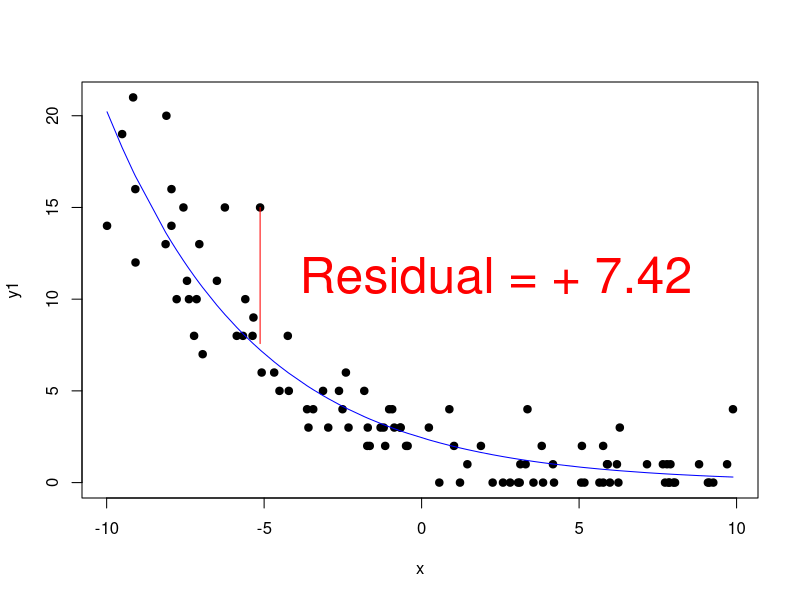
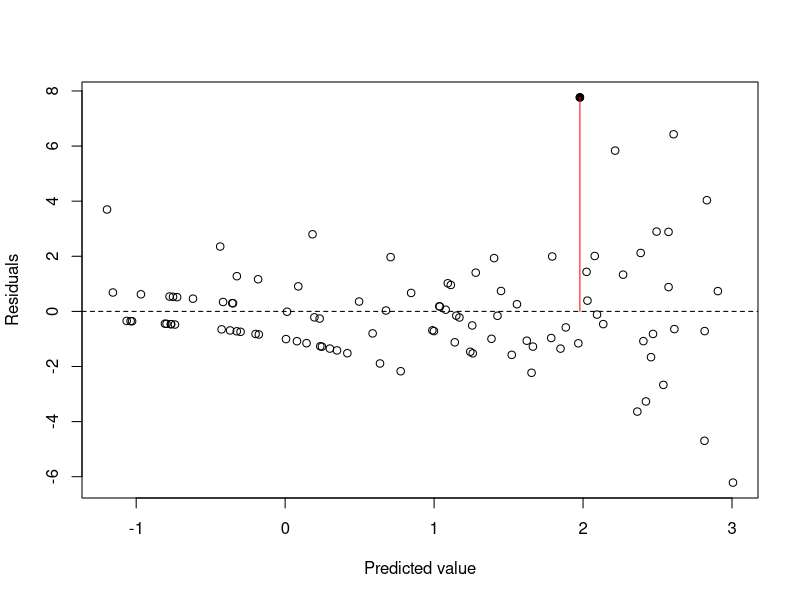
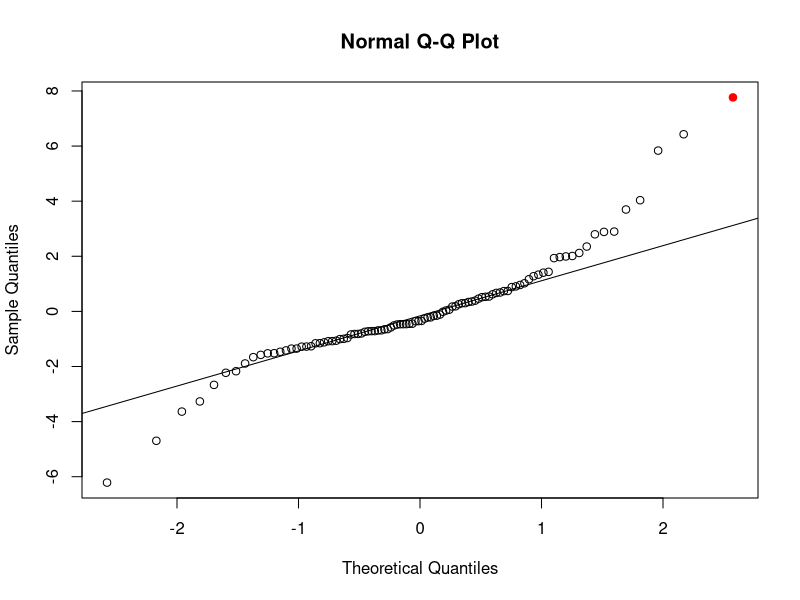
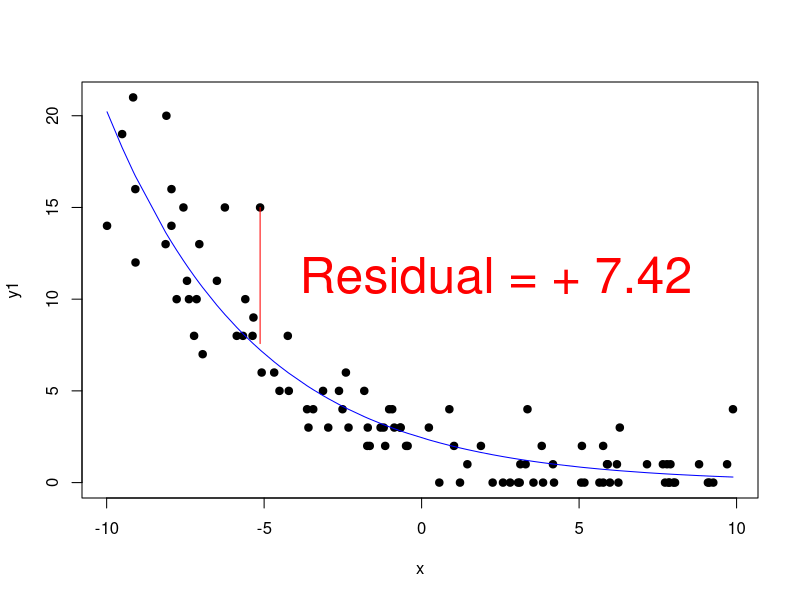
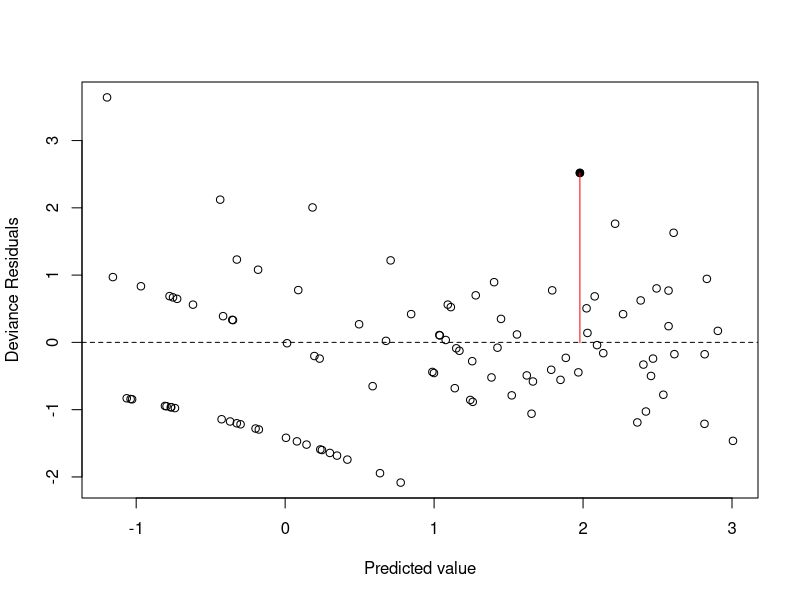
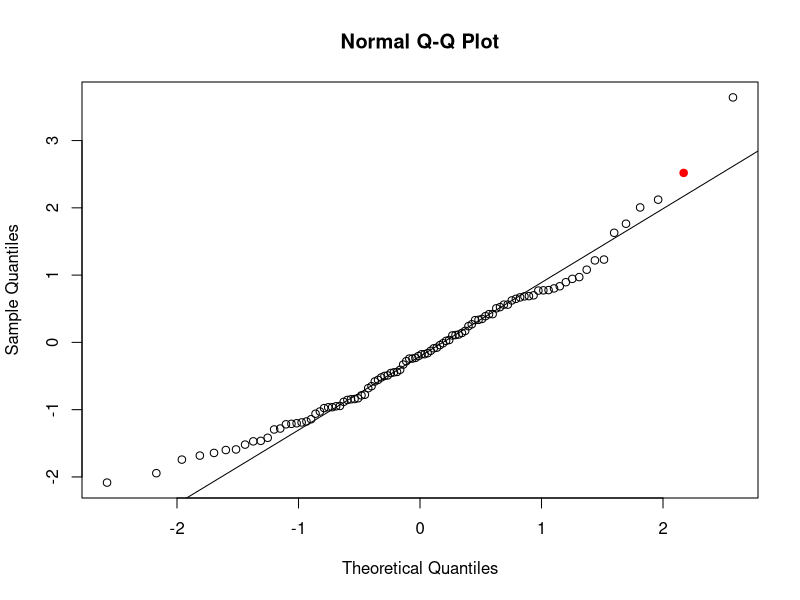
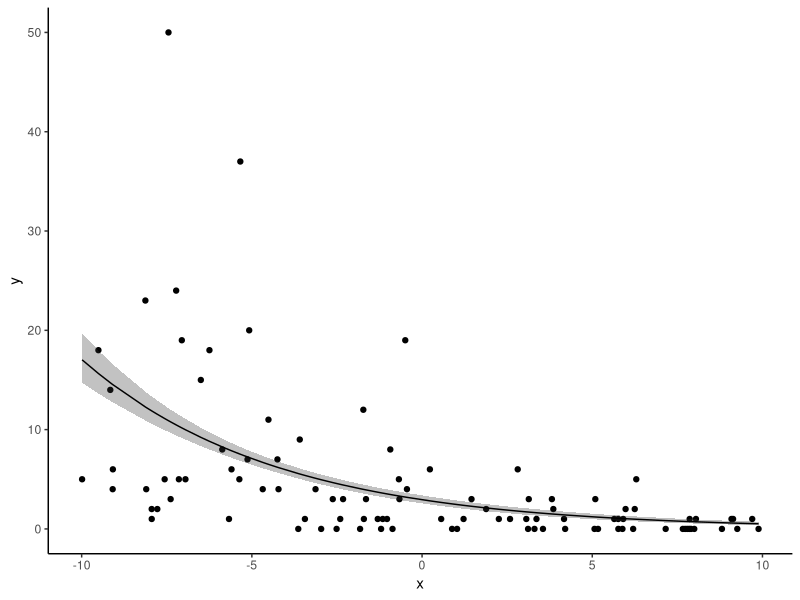
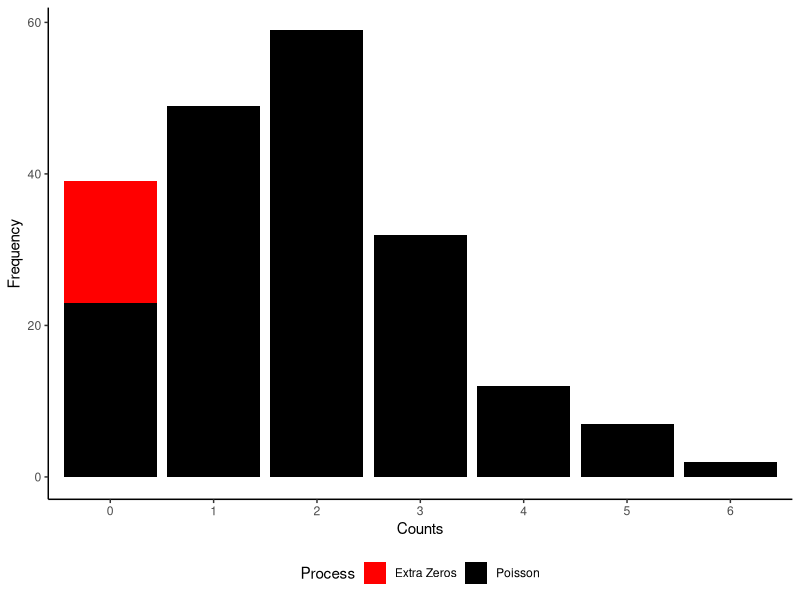

Reproduce these figures in R, in order.
## ---- chunk 1
#Trick to get smaller R code size with out resorting to LaTeX text sizes
def.chunk.hook  <- knitr::knit_hooks$get("chunk")
knitr::knit_hooks$set(chunk = function(x, options) {
  x <- def.chunk.hook(x, options)
  ifelse(options$size != "normalsize", paste0("\n \\", options$size,"\n\n", x, "\n\n \\normalsize"), x)
})

knitr::opts_chunk$set(echo = FALSE, eval = TRUE, message=TRUE, warning=TRUE, size = 'footnotesize')
library(MASS) #glm.nb
library(tidyverse)
theme_set(theme_classic())
library(ggpubr)
library(knitr)
# library(kableExtra)
# library(latex2exp)

set.seed(123)

#Functions
logit <- function(x) log(x/(1-x))
invLogit <- function(x) exp(x)/(1+exp(x))

#Generate data that violate lm assumptions:
n <- 100
x <- runif(n,-10,10)
yhat <- 1 - 0.2*x #Expected value
y0 <- yhat + rnorm(n,0,2) #OK
y1 <- rpois(n,exp(yhat))  #Poisson process
y2 <- rnbinom(n,mu=exp(yhat),size=1)  #NB process
# y2 <- rbinom(n,1,invLogit(yhat))  #Binomial process

d1 <- data.frame(x,yhat,y0,y1,y2) #Dataframe
rm(n,x,y0,y1,y2,yhat)

## ---- chunk 2
m1 <- glm(y1~x,data=d1,family='poisson')
plot(y1~x,data=d1,pch=19)
lines(sort(d1$x),exp(cbind(rep(1,nrow(d1)),sort(d1$x)) %*% coef(m1)),lwd=1,col='blue')
# x, yhat, y
resNo <- 81 #Line number to use as example
lines(rep(d1$x[resNo],2),c(exp(d1$yhat[resNo]),d1$y1[resNo]),col='red')
r1 <- d1$y1[resNo] - exp(d1$yhat[resNo])
text(x=d1$x[resNo],mean(c(exp(d1$yhat[resNo]),y=d1$y1[resNo])),
     labels=paste('Residual = +',round(r1,3)),adj=-0.1,col='red',cex=3)
## ---- chunk 3
plot(predict(m1),residuals(m1,type='response'),xlab='Predicted value',ylab='Residuals');abline(h=0,lty='dashed')
points(x=predict(m1)[resNo],y=residuals(m1,type='response')[resNo],col='black',pch=19)
lines(x=rep(predict(m1)[resNo],2),y=c(0,residuals(m1,type='response')[resNo]),col='red')
## ---- chunk 4
colVec <- rep('black',nrow(d1)); colVec[resNo] <- 'red'
pchVec <- rep(1,nrow(d1)); pchVec[resNo] <- 19
qqnorm(residuals(m1,type='response'),col=colVec,pch=pchVec); qqline(residuals(m1,type='response')) 

## ---- chunk 5
m1 <- glm(y1~x,data=d1,family='poisson')
plot(y1~x,data=d1,pch=19)
lines(sort(d1$x),exp(cbind(rep(1,nrow(d1)),sort(d1$x)) %*% coef(m1)),lwd=1,col='blue')
# x, yhat, y
resNo <- 81 #Line number to use as example
lines(rep(d1$x[resNo],2),c(exp(d1$yhat[resNo]),d1$y1[resNo]),col='red')
r1 <- d1$y1[resNo] - exp(d1$yhat[resNo])
text(x=d1$x[resNo],mean(c(exp(d1$yhat[resNo]),y=d1$y1[resNo])),
     labels=paste('Residual = +',round(r1,3)),adj=-0.1,col='red',cex=3)
## ---- chunk 6
plot(predict(m1),residuals(m1,type='deviance'),xlab='Predicted value',ylab='Deviance Residuals');abline(h=0,lty='dashed')
points(x=predict(m1)[resNo],y=residuals(m1,type='deviance')[resNo],col='black',pch=19)
lines(x=rep(predict(m1)[resNo],2),y=c(0,residuals(m1,type='deviance')[resNo]),col='red')
## ---- chunk 7
colVec <- rep('black',nrow(d1)); colVec[resNo] <- 'red'
pchVec <- rep(1,nrow(d1)); pchVec[resNo] <- 19
qqnorm(residuals(m1,type='deviance'),col=colVec,pch=pchVec); qqline(residuals(m1,type='deviance')) 

## ---- chunk 8
m2 <- glm(y2~x,data=d1,family='poisson')

do.call('cbind',predict(m2,se.fit=TRUE)[c(1:2)]) %>% data.frame() %>% 
  mutate(x=d1$x,y=d1$y2,upr=fit+se.fit*2,lwr=fit-se.fit*2) %>% 
  mutate(across(c(fit,upr,lwr),exp)) %>% arrange(x) %>% 
  ggplot(aes(x=x))+geom_point(aes(y=y))+
  geom_ribbon(aes(ymax=upr,ymin=lwr),alpha=0.3)+
  geom_line(aes(y=fit))
## ---- chunk 9
summary(m1)
## ---- chunk 10
m2 <- glm(y2~x,data=d1,family='poisson')
summary(m2)
## ---- chunk 11
n <- 200
data.frame(p=rpois(n,2),zi=rbinom(n,1,0.1)) %>% 
  mutate(proc=ifelse(zi==1,'Extra Zeros','Poisson'),p=ifelse(zi==1,0,p)) %>% 
  group_by(proc,p) %>% count() %>% ungroup() %>% 
  mutate(proc=factor(proc,levels=c('Extra Zeros','Poisson'))) %>% 
  ggplot(aes(x=factor(p)))+geom_col(aes(y=n,fill=proc))+
  labs(x='Counts',y='Frequency',fill='Process')+scale_fill_manual(values=c('red','black'))+
  theme(legend.position = 'bottom')

## ---- chunk 12
#Uses logit-phi (-Inf to +Inf) rather than phi (0 to 1)
llfun2 <- function(lphi){
  phi <- invLogit(lphi)
  ll <- dbinom(1,1,phi)*dbinom(1,1,phi)*dbinom(0,1,phi)
  return(ll)
} 

ggplot() + geom_function(fun=llfun2) + xlim(-5,8) + labs(x=expression(paste('logit(',phi,')')),y=expression(paste('Likelihood(H,H,T|',phi,')'))) + geom_vline(xintercept=logit(2/3),linetype='dashed')

## ---- chunk 13

ggplot() + geom_function(fun=~log(llfun2(.))) + xlim(-5,8) + labs(x=expression(paste('logit(',phi,')')),y=expression(paste('log-likelihood(H,H,T|',phi,')'))) + geom_vline(xintercept=logit(2/3),linetype='dashed')

